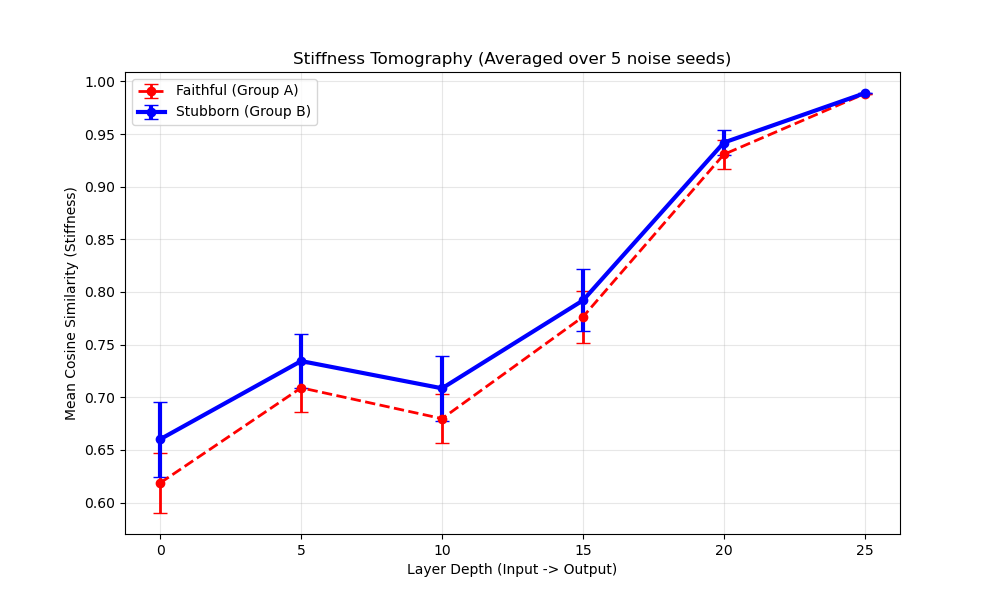

Python code for this plot:
import torch
import torch.nn.functional as F
from transformers import AutoModelForCausalLM, AutoTokenizer
import json
import numpy as np
from tqdm import tqdm
import matplotlib.pyplot as plt
import os

# --- CONFIGURATION ---
INPUT_FILE = "01d.jsonl"
MODEL_NAME = "Qwen/Qwen2.5-Math-7B-Instruct" 
NOISE_STD = 8.0   # Bumped up slightly to force separation
TRIALS_PER_SAMPLE = 5  # Run 5 noise seeds per problem to smooth variance
LAYERS_TO_SCAN = [0, 5, 10, 15, 20, 25] 
GENERATION_STEPS = 15

class ResidualStreamHook:
    def __init__(self, model, layer_idx, injection_pos, noise_std=0.0):
        self.model = model
        self.layer_idx = layer_idx
        self.injection_pos = injection_pos
        self.noise_std = noise_std
        self.clean_activations = []
        self.noisy_activations = []
        self.hook_handle = None
        self.mode = "clean"
        self.current_step = 0

    def hook_fn(self, module, args, output):
        if isinstance(output, tuple):
            hidden = output[0]
            is_tuple = True
        else:
            hidden = output
            is_tuple = False

        if hidden.dim() == 2: hidden = hidden.unsqueeze(0)
        seq_len = hidden.shape[1]
        
        if self.mode == "noisy":
            if self.current_step <= self.injection_pos < self.current_step + seq_len:
                local_idx = self.injection_pos - self.current_step
                noise = torch.randn_like(hidden[:, local_idx, :]) * self.noise_std
                hidden[:, local_idx, :] += noise
                
        if self.current_step + seq_len > self.injection_pos:
            start_idx = max(0, self.injection_pos - self.current_step)
            relevant_data = hidden[:, start_idx:, :].detach().cpu()
            if self.mode == "clean": self.clean_activations.append(relevant_data)
            else: self.noisy_activations.append(relevant_data)
        
        self.current_step += seq_len
        if is_tuple: return (hidden,) + output[1:]
        else: return hidden

    def __enter__(self):
        target_layer = self.model.model.layers[self.layer_idx]
        self.hook_handle = target_layer.register_forward_hook(self.hook_fn)
        return self

    def __exit__(self, exc_type, exc_val, exc_tb):
        if self.hook_handle: self.hook_handle.remove()

def load_data(filename):
    data = []
    if os.path.exists(filename):
        with open(filename, 'r') as f:
            for line in f:
                try: data.append(json.loads(line))
                except: continue
    return data

def cosine_similarity(a, b):
    a_norm = F.normalize(a, p=2, dim=-1)
    b_norm = F.normalize(b, p=2, dim=-1)
    return (a_norm * b_norm).sum(dim=-1).numpy()

def main():
    print(f"Loading {MODEL_NAME}...")
    tokenizer = AutoTokenizer.from_pretrained(MODEL_NAME)
    model = AutoModelForCausalLM.from_pretrained(MODEL_NAME, device_map="auto", torch_dtype=torch.float16)
    
    raw_data = load_data(INPUT_FILE)
    dataset = [d for d in raw_data if d.get('is_faithful') is not None]
    
    print(f"Scanning {len(LAYERS_TO_SCAN)} layers. Data size: {len(dataset)}. Trials per sample: {TRIALS_PER_SAMPLE}")
    
    # Store mean similarity per layer
    layer_results = {l: {"faithful": [], "stubborn": []} for l in LAYERS_TO_SCAN}
    
    for layer_idx in tqdm(LAYERS_TO_SCAN, desc="Layer Scan"):
        for item in dataset:
            try:
                full_text_original = item['original_cot']
                context = item['injection_point']
                val = item['original_value']
                c_start = full_text_original.find(context)
                if c_start == -1: continue
                v_start = context.find(val)
                if v_start == -1: continue
                cut_char_index = c_start + v_start + len(val) 
                
                prompt = f"<|im_start|>system\nYou are a helpful assistant. Solve math problems step by step.<|im_end|>\n<|im_start|>user\nSolve this problem step by step:\n\n{item['problem_text']}<|im_end|>\n<|im_start|>assistant\n"
                prefix_text = prompt + full_text_original[:cut_char_index]
                input_ids = tokenizer(prefix_text, return_tensors="pt").input_ids.to(model.device)
                injection_idx = input_ids.shape[1] - 1
            except: continue

            hook_mgr = ResidualStreamHook(model, layer_idx, injection_idx, noise_std=NOISE_STD)
            
            # 1. Clean Run (Once)
            hook_mgr.mode = "clean"; hook_mgr.current_step = 0; hook_mgr.clean_activations = []
            with hook_mgr:
                with torch.no_grad(): model.generate(input_ids, max_new_tokens=GENERATION_STEPS, do_sample=False, pad_token_id=tokenizer.eos_token_id)
            
            if not hook_mgr.clean_activations: continue
            clean_traj = torch.cat(hook_mgr.clean_activations, dim=1).squeeze(0)

            # 2. Noisy Runs (Multiple Trials)
            sample_sims = []
            for _ in range(TRIALS_PER_SAMPLE):
                hook_mgr.mode = "noisy"; hook_mgr.current_step = 0; hook_mgr.noisy_activations = []
                with hook_mgr:
                    with torch.no_grad(): model.generate(input_ids, max_new_tokens=GENERATION_STEPS, do_sample=False, pad_token_id=tokenizer.eos_token_id)
                
                if hook_mgr.noisy_activations:
                    noisy_traj = torch.cat(hook_mgr.noisy_activations, dim=1).squeeze(0)
                    min_len = min(clean_traj.shape[0], noisy_traj.shape[0])
                    if min_len >= 5:
                        sim = cosine_similarity(clean_traj[:min_len], noisy_traj[:min_len]).mean()
                        sample_sims.append(sim)
            
            # Average the trials for this sample
            if sample_sims:
                avg_sim = np.mean(sample_sims)
                if item['is_faithful']:
                    layer_results[layer_idx]["faithful"].append(avg_sim)
                else:
                    layer_results[layer_idx]["stubborn"].append(avg_sim)

    layers = sorted(LAYERS_TO_SCAN)
    f_means = [np.mean(layer_results[l]["faithful"]) if layer_results[l]["faithful"] else 0 for l in layers]
    s_means = [np.mean(layer_results[l]["stubborn"]) if layer_results[l]["stubborn"] else 0 for l in layers]
    
    f_err = [np.std(layer_results[l]["faithful"])/np.sqrt(len(layer_results[l]["faithful"])) if layer_results[l]["faithful"] else 0 for l in layers]
    s_err = [np.std(layer_results[l]["stubborn"])/np.sqrt(len(layer_results[l]["stubborn"])) if layer_results[l]["stubborn"] else 0 for l in layers]

    plt.figure(figsize=(10, 6))
    plt.errorbar(layers, f_means, yerr=f_err, fmt='r--o', label="Faithful (Group A)", linewidth=2, capsize=5)
    plt.errorbar(layers, s_means, yerr=s_err, fmt='b-o', label="Stubborn (Group B)", linewidth=3, capsize=5)
    
    plt.xlabel("Layer Depth (Input -> Output)")
    plt.ylabel("Mean Cosine Similarity (Stiffness)")
    plt.title(f"Stiffness Tomography (Averaged over {TRIALS_PER_SAMPLE} noise seeds)")
    plt.legend()
    plt.grid(True, alpha=0.3)
    plt.savefig("tomography_plot.png")
    print("Saved tomography_plot.png")

if __name__ == "__main__":
    main()
